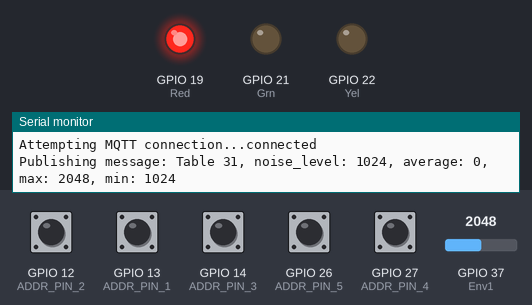
Bench run of a sketch on a simulated ESP32. Shown: output pins drawn as LEDs (lit = HIGH), the last lines printed to the serial monitor. Dashed ring = blinking. The test bench sets the inputs (shaded band); at power-on: GPIO 12 (ADDR_PIN_2), GPIO 13 (ADDR_PIN_1), GPIO 14 (ADDR_PIN_3), GPIO 26 (ADDR_PIN_5), GPIO 27 (ADDR_PIN_4) HIGH, GPIO 37 (Env1) = 2048. WiFi joins after 1.5 s; servers stay silent unless stated; no MQTT or app messages arrive unless stated.

Above: at 3.2 s.
3.3 s: GPIO 37 (Env1) set to 1228
At 5.9 s:
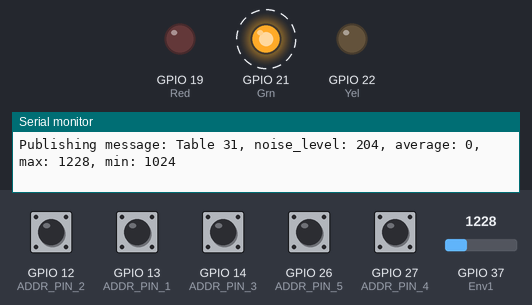
12.2 s: GPIO 37 (Env1) set to 1286
15.3 s: GPIO 37 (Env1) set to 1366
At 16.0 s:
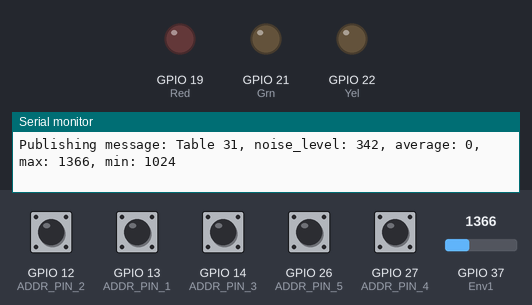
18.4 s: GPIO 37 (Env1) set to 960
At 19.7 s:
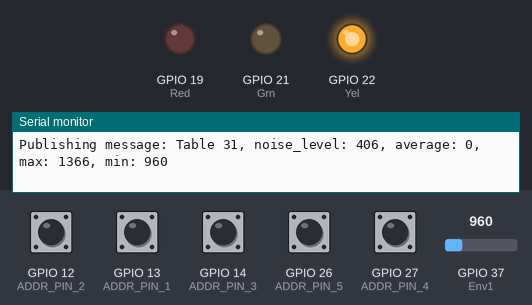
Timing chart, 0 to 22.5 s (numbered marks = the images above; inputs shaded):
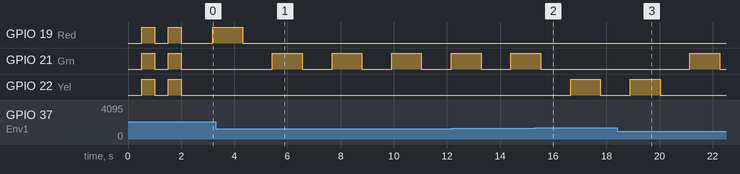

Measured:
- the behaviour switches between 1323 and 1324 on GPIO 37 (Env1) (found by bisection; images 1 and 2)
- after the input at 3.3 s, GPIO 19 (Red): goes on until 4.3 s, then stays LOW; GPIO 21 (Grn): alternates HIGH for 1.1 s and LOW for 1.1 s, starting after 2.1 s
- after the input at 15.3 s, GPIO 21 (Grn): goes on until 15.5 s, then stays LOW; GPIO 22 (Yel): LOW → HIGH after 1.4 s, → LOW 1.1 s later
- after the input at 18.4 s, GPIO 21 (Grn): LOW → HIGH after 2.7 s, → LOW 1.1 s later; GPIO 22 (Yel): goes on until 20.0 s, then stays LOW

The sketch:

arduino_code_final_rev_nodeID.ino
```cpp
#include <WiFi.h>
#include <PubSubClient.h>

// Define GPIO pins
#define Env1 37
#define Red 19
#define Yel 22
#define Grn 21

// Define the address pins
#define ADDR_PIN_1 13
#define ADDR_PIN_2 12
#define ADDR_PIN_3 14
#define ADDR_PIN_4 27
#define ADDR_PIN_5 26

int blinkState = LOW;
int totalSamples = 0;
int count = 0;
int sampleLvl = 0;
int noiseLvl = 0;
int avgnoiseLvl = 0;

// Global variable to store the node ID (Table #)
int nodeID;

// Replace with your network credentials
const char* ssid = "Stingley_noise_meter";
const char* password = "BusyBee1962!";

// Replace with your MQTT broker IP address (the Raspberry Pi IP)
const char* mqtt_server = "10.42.0.1"; // Replace with Raspberry Pi's IP

WiFiClient espClient;
PubSubClient client(espClient);

void setup_wifi() {
  delay(10);
  Serial.println();
  Serial.print("Connecting to ");
  Serial.println(ssid);
  WiFi.setMinSecurity(WIFI_AUTH_WPA_PSK);
  WiFi.begin(ssid, password);

  while (WiFi.status() != WL_CONNECTED) {
    delay(500);
    Serial.print(".");
    blink_all();
  }

  Serial.println("");
  Serial.println("WiFi connected");
  Serial.println("IP address: ");
  Serial.println(WiFi.localIP());
}

int averageNoiseLvl(){
        sampleLvl = noiseLvl;
        totalSamples+= sampleLvl;
        count += 1;
        return totalSamples/count;
}

void callback(char* topic, byte* payload, unsigned int length) {
  Serial.print("Message arrived [");
  Serial.print(topic);
  Serial.print("] ");
  for (int i = 0; i < length; i++) {
    Serial.print((char)payload[i]);
  }
  Serial.println();
}

void setup() {
  Serial.begin(115200);
  pinMode(Env1, INPUT);
  pinMode(Red, OUTPUT);
  pinMode(Yel, OUTPUT);
  pinMode(Grn, OUTPUT);

  // Initialize each address pin as input with pull-up resistor
  pinMode(ADDR_PIN_1, INPUT_PULLUP);
  pinMode(ADDR_PIN_2, INPUT_PULLUP);
  pinMode(ADDR_PIN_3, INPUT_PULLUP);
  pinMode(ADDR_PIN_4, INPUT_PULLUP);
  pinMode(ADDR_PIN_5, INPUT_PULLUP);

  // Determine the node ID once during setup
  nodeID = determineNodeID();

  setup_wifi();
  client.setServer(mqtt_server, 1883);
  client.setCallback(callback);
}

int determineNodeID() {
  // Read each pin and shift its binary position accordingly
  int id = (digitalRead(ADDR_PIN_1) << 4) |
           (digitalRead(ADDR_PIN_2) << 3) |
           (digitalRead(ADDR_PIN_3) << 2) |
           (digitalRead(ADDR_PIN_4) << 1) |
           (digitalRead(ADDR_PIN_5) << 0);

  return id;
}

void blink_all() {
  digitalWrite(Red, HIGH);
  digitalWrite(Yel, HIGH);
  digitalWrite(Grn, HIGH);
  delay(500);
  digitalWrite(Red, LOW);
  digitalWrite(Yel, LOW);
  digitalWrite(Grn, LOW);
}
void blink_led(int col, int delay) {
  static unsigned long lastBlink = 0;
  unsigned long curBlink = millis();
  if (curBlink - lastBlink > delay) {
        lastBlink = curBlink;

      // if the LED is off turn it on and vice-versa:
      if (blinkState == LOW) {
        blinkState = HIGH;
      } else {
        blinkState = LOW;
      }

      // set the LED with the ledState of the variable:
      digitalWrite(col, blinkState);
  }
}

void reconnect() {
  // Loop until we're reconnected
  while (!client.connected()) {
    Serial.print("Attempting MQTT connection...");
    // Attempt to connect
    if (client.connect("ESP32Client" + char(nodeID)))  { //Change client to Table #
      Serial.println("connected");
      // Subscribe to a topic (optional)
      client.subscribe("test/topic" + char(nodeID)); //Change topic to Table #
    } else {
      Serial.print("failed, rc=");
      Serial.print(client.state());
      Serial.println(" try again in 5 seconds");
      for (int i = 0; i < 5; i++) { //Delay should add up to about 5 seconds, 2x500 ms 5 times per reconnect
        blink_all();
        delay(500);
      }
      //blink_all();
      //delay(4500);
    }
  }
}

void loop() {
  if (!client.connected()) {
    reconnect();
  }
  client.loop();
  // debug mic
  //Serial.print(analogRead(Env1));
  //delay(2000);
  // Publish a message every 5 seconds
  static unsigned long lastMsg = 0;
  unsigned long now = millis();
  int mn = 1024;
  int mx = 0;
  int sum = 0;

  for (int i = 0; i < 10000; i++) {
    int val = analogRead(Env1);
    // sum += val;
    mn = min(mn, val);
    mx = max(mx, val);
  }
  // int avgnoiseLvl = (sum/10000);
  noiseLvl = (mx - mn);

  if (now - lastMsg > 1000) {
    lastMsg = now;
    //Change Table # in string
    String msg = "Table " + String(nodeID) + ", noise_level: " + String(noiseLvl) + ", average: " + String(avgnoiseLvl) + ", max: " + String(mx) + ", min: " + String(mn);    Serial.print("Publishing message: ");
    Serial.println(msg);
    client.publish("test/topic" + char(nodeID), msg.c_str()); //Change topic to table #
    totalSamples = 0;
    count = 0;
  }
  else{
    avgnoiseLvl = averageNoiseLvl();
  }

  if (client.connected()) {
    if(noiseLvl < 300){
      digitalWrite(Red, LOW);
      digitalWrite(Yel, LOW);
      blink_led(Grn, 50);
    }
    else if(noiseLvl >= 300 && noiseLvl < 500){
      digitalWrite(Red, LOW);
      digitalWrite(Grn, LOW);
      blink_led(Yel, 50);
    }
    else if(noiseLvl > 500){
      digitalWrite(Grn, LOW);
      digitalWrite(Yel, LOW);
      blink_led(Red, 50);
    }
  }
}
```
